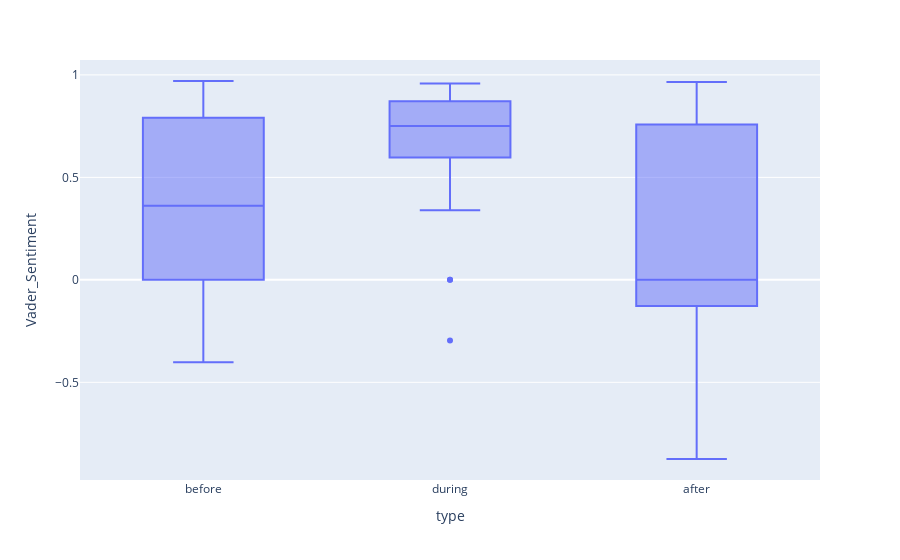

The notebook cell saved with this chart:
### Markdown cell above
#### Plot Chevrolet Event

### Code cell
# 
sortie_chev_1 = datetime.strptime(str('2018-12-16'), '%Y-%m-%d')
n_day = 20
num_day_event = 10
df  = find_review_event(sortie_chev_1, df_chevrolet, n_day, num_day_event)

fig = px.box(df, x="type", y='Vader_Sentiment')
fig.update_traces(quartilemethod="exclusive") # or "inclusive", or "linear" by default
fig.show()

### Figure 1 — Plotly figure (JSON) as saved in the notebook; plotly's stock layout.template omitted (floating-point values rounded to 4 significant figures)
{"data": [{"alignmentgroup": "True", "hovertemplate": "type=%{x}<br>Vader_Sentiment=%{y}<extra></extra>", "legendgroup": "", "marker": {"color": "#636efa"}, "name": "", "notched": false, "offsetgroup": "", "orientation": "v", "quartilemethod": "exclusive", "showlegend": false, "type": "box", "x": ["before", "before", "before", "before", "before", "before", "before", "before", "before", "before", "before", "before", "before", "before", "before", "before", "before", "before", "before", "before", "before", "before", "before", "before", "before", "before", "before", "before", "before", "before", "before", "during", "during", "during", "during", "during", "during", "during", "during", "during", "during", "during", "during", "during", "during", "during", "during", "during", "during", "during", "during", "after", "after", "after", "after", "after", "after", "after", "after", "after", "after", "after", "after", "after", "after", "after", "after", "after", "after", "after"], "x0": " ", "xaxis": "x", "y": [0.3612, -0.0772, 0.4019, 0, 0.7184, 0, 0, -0.4019, 0.9702, 0, 0, 0.8957, 0.3612, 0.9477, 0.6369, 0.9485, 0.8625, 0.8779, 0, 0.128, 0.6124, 0, 0.8689, 0.7906, 0.7906, 0, 0.6369, 0.3818, 0, 0, 0, 0.9578, 0.7964, 0, 0.9552, 0.6369, 0.6486, 0.7184, 0.7906, 0.34, 0.7351, 0.765, 0.926, 0.8481, 0.8979, -0.296, 0, 0.8074, 0.7096, 0.8957, 0.5574, 0, 0.8885, 0, 0, 0.836, 0, 0.9653, -0.5994, 0.7269, -0.3612, 0.7579, -0.874, 0.8126, 0.4215, -0.128, -0.128, -0.4215, 0.296, -0.0516], "y0": " ", "yaxis": "y"}], "layout": {"boxmode": "group", "legend": {"tracegroupgap": 0}, "margin": {"t": 60}, "xaxis": {"anchor": "y", "domain": [0, 1], "title": {"text": "type"}}, "yaxis": {"anchor": "x", "domain": [0, 1], "title": {"text": "Vader_Sentiment"}}}}
